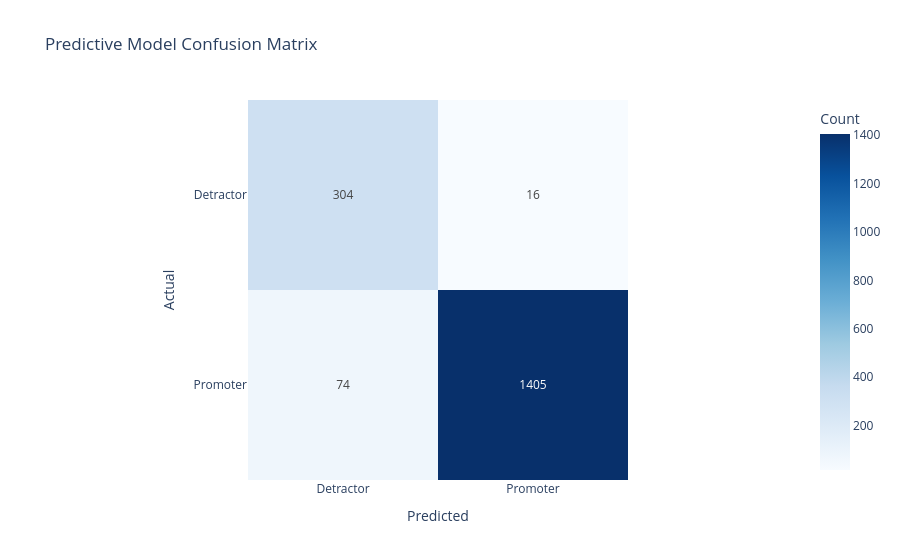

Source (notebook cell):
### Markdown cell above
## 4. Predictive Model

We use historical review data to conduct predictive analysis. 
**Objective:** Build an NLP algorithm to predict whether a customer is a **Detractor (1-2 Stars)** or a **Promoter (4-5 Stars)** purely based on the text they write. 
*   Note: 3-Star (Neutral) reviews are excluded from the training boundary logic.
*   **Algorithm:** TF-IDF feature extraction coupled with a Logistic Regression Classifier.

### Code cell
from sklearn.model_selection import train_test_split
from sklearn.feature_extraction.text import TfidfVectorizer
from sklearn.linear_model import LogisticRegression
from sklearn.metrics import classification_report, confusion_matrix

# 1. Data Prep for Binary Classification
ml_df = df[df["rating"] != 3].copy()
ml_df["is_promoter"] = ml_df["rating"].apply(lambda x: 1 if x >= 4 else 0)

# Feature and Target Selection
X = ml_df["text"]
y = ml_df["is_promoter"]

X_train, X_test, y_train, y_test = train_test_split(X, y, test_size=0.2, random_state=42, stratify=y)

# 2. TF-IDF Vectorization
vectorizer = TfidfVectorizer(stop_words="english", max_features=5000)
X_train_vec = vectorizer.fit_transform(X_train)
X_test_vec = vectorizer.transform(X_test)

# 3. Model Training
model = LogisticRegression(max_iter=1000, class_weight='balanced')
model.fit(X_train_vec, y_train)

# 4. Predictions & Evaluation
y_pred = model.predict(X_test_vec)

print("--- CLASSIFICATION REPORT ---")
print(classification_report(y_test, y_pred, target_names=["Detractor (0)", "Promoter (1)"]))

# Interactive Confusion Matrix
cm = confusion_matrix(y_test, y_pred)
fig3 = px.imshow(cm, text_auto=True, color_continuous_scale='Blues', 
                 labels=dict(x="Predicted", y="Actual", color="Count"),
                 x=["Detractor", "Promoter"], y=["Detractor", "Promoter"],
                 title="Predictive Model Confusion Matrix")
fig3.show()

# 5. Test the model dynamically on a new data set/string
sample_review = ["The flight was delayed by 3 hours and the staff was extremely rude. Terrible experience."]
sample_vec = vectorizer.transform(sample_review)
pred = model.predict(sample_vec)
prob = model.predict_proba(sample_vec)

print("\n--- PREDICTIVE ANALYSIS ON NEW DATA ---")
print(f"Sample Incoming Review: '{sample_review[0]}'")
print(f"Algorithm Prediction: {'Promoter' if pred[0] == 1 else 'Detractor'} (Confidence: {np.max(prob)*100:.1f}%)")

### Figure 1 — Plotly figure (JSON) as saved in the notebook; plotly's stock layout.template omitted (floating-point values rounded to 4 significant figures)
{"data": [{"coloraxis": "coloraxis", "hovertemplate": "Predicted: %{x}<br>Actual: %{y}<br>Count: %{z}<extra></extra>", "name": "0", "texttemplate": "%{z}", "type": "heatmap", "x": ["Detractor", "Promoter"], "xaxis": "x", "y": ["Detractor", "Promoter"], "yaxis": "y", "z": [[304, 16], [74, 1405]]}], "layout": {"coloraxis": {"colorbar": {"title": {"text": "Count"}}, "colorscale": [[0, "rgb(247,251,255)"], [0.125, "rgb(222,235,247)"], [0.25, "rgb(198,219,239)"], [0.375, "rgb(158,202,225)"], [0.5, "rgb(107,174,214)"], [0.625, "rgb(66,146,198)"], [0.75, "rgb(33,113,181)"], [0.875, "rgb(8,81,156)"], [1, "rgb(8,48,107)"]]}, "title": {"text": "Predictive Model Confusion Matrix"}, "xaxis": {"anchor": "y", "constrain": "domain", "domain": [0, 1], "scaleanchor": "y", "title": {"text": "Predicted"}}, "yaxis": {"anchor": "x", "autorange": "reversed", "constrain": "domain", "domain": [0, 1], "title": {"text": "Actual"}}}}
